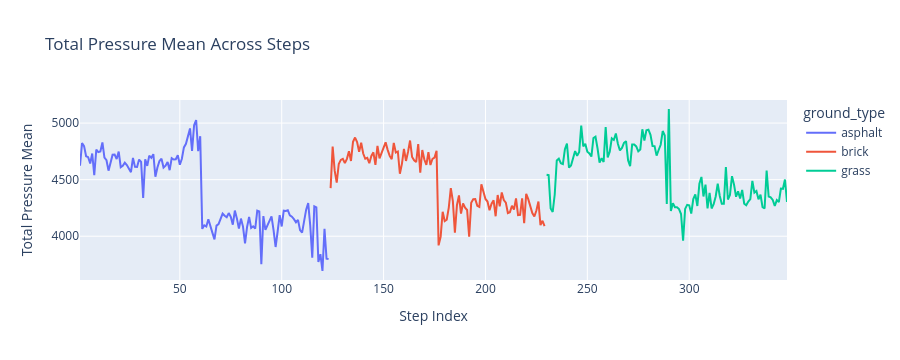

The notebook cell saved with this chart:
### Code cell
df = df.copy()
df["step_index"] = range(1, len(df) + 1)

fig = px.line(
    df,
    x="step_index",
    y="total_pressure_mean",
    color="ground_type",
    title="Total Pressure Mean Across Steps",
    hover_data=df.columns
)

fig.update_layout(
    xaxis_title="Step Index",
    yaxis_title="Total Pressure Mean"
)

fig.show()

### Figure 1 — Plotly figure (JSON) as saved in the notebook; plotly's stock layout.template omitted (floating-point values rounded to 4 significant figures; data arrays with more than 128 entries replaced by an {"elided": "..."} marker saying what was removed)
{"data": [{"customdata": {"elided": "123x61 mixed values"}, "hovertemplate": "ground_type=%{customdata[0]}<br>step_index=%{x}<br>total_pressure_mean=%{y}<br>sole_id=%{customdata[1]}<br>n_samples=%{customdata[2]}<br>duration_s=%{customdata[3]}<br>total_pressure_max=%{customdata[4]}<br>total_pressure_std=%{customdata[5]}<br>total_pressure_auc=%{customdata[6]}<br>pressure_01_mean=%{customdata[7]}<br>pressure_01_max=%{customdata[8]}<br>pressure_01_std=%{customdata[9]}<br>pressure_02_mean=%{customdata[10]}<br>pressure_02_max=%{customdata[11]}<br>pressure_02_std=%{customdata[12]}<br>pressure_03_mean=%{customdata[13]}<br>pressure_03_max=%{customdata[14]}<br>pressure_03_std=%{customdata[15]}<br>pressure_04_mean=%{customdata[16]}<br>pressure_04_max=%{customdata[17]}<br>pressure_04_std=%{customdata[18]}<br>pressure_05_mean=%{customdata[19]}<br>pressure_05_max=%{customdata[20]}<br>pressure_05_std=%{customdata[21]}<br>pressure_06_mean=%{customdata[22]}<br>pressure_06_max=%{customdata[23]}<br>pressure_06_std=%{customdata[24]}<br>pressure_07_mean=%{customdata[25]}<br>pressure_07_max=%{customdata[26]}<br>pressure_07_std=%{customdata[27]}<br>pressure_08_mean=%{customdata[28]}<br>pressure_08_max=%{customdata[29]}<br>pressure_08_std=%{customdata[30]}<br>pressure_09_mean=%{customdata[31]}<br>pressure_09_max=%{customdata[32]}<br>pressure_09_std=%{customdata[33]}<br>pressure_10_mean=%{customdata[34]}<br>pressure_10_max=%{customdata[35]}<br>pressure_10_std=%{customdata[36]}<br>pressure_11_mean=%{customdata[37]}<br>pressure_11_max=%{customdata[38]}<br>pressure_11_std=%{customdata[39]}<br>pressure_12_mean=%{customdata[40]}<br>pressure_12_max=%{customdata[41]}<br>pressure_12_std=%{customdata[42]}<br>accel_x_mean=%{customdata[43]}<br>accel_x_max=%{customdata[44]}<br>accel_x_std=%{customdata[45]}<br>accel_y_mean=%{customdata[46]}<br>accel_y_max=%{customdata[47]}<br>accel_y_std=%{customdata[48]}<br>accel_z_mean=%{customdata[49]}<br>accel_z_max=%{customdata[50]}<br>accel_z_std=%{customdata[51]}<br>gyro_x_mean=%{customdata[52]}<br>gyro_x_max=%{customdata[53]}<br>gyro_x_std=%{customdata[54]}<br>gyro_y_mean=%{customdata[55]}<br>gyro_y_max=%{customdata[56]}<br>gyro_y_std=%{customdata[57]}<br>gyro_z_mean=%{customdata[58]}<br>gyro_z_max=%{customdata[59]}<br>gyro_z_std=%{customdata[60]}<extra></extra>", "legendgroup": "asphalt", "line": {"color": "#636efa", "dash": "solid"}, "marker": {"symbol": "circle"}, "mode": "lines", "name": "asphalt", "orientation": "v", "showlegend": true, "type": "scatter", "x": [1, 2, 3, 4, 5, 6, 7, 8, 9, 10, 11, 12, 13, 14, 15, 16, 17, 18, 19, 20, 21, 22, 23, 24, 25, 26, 27, 28, 29, 30, 31, 32, 33, 34, 35, 36, 37, 38, 39, 40, 41, 42, 43, 44, 45, 46, 47, 48, 49, 50, 51, 52, 53, 54, 55, 56, 57, 58, 59, 60, 61, 62, 63, 64, 65, 66, 67, 68, 69, 70, 71, 72, 73, 74, 75, 76, 77, 78, 79, 80, 81, 82, 83, 84, 85, 86, 87, 88, 89, 90, 91, 92, 93, 94, 95, 96, 97, 98, 99, 100, 101, 102, 103, 104, 105, 106, 107, 108, 109, 110, 111, 112, 113, 114, 115, 116, 117, 118, 119, 120, 121, 122, 123], "xaxis": "x", "y": [4623.0, 4822.0, 4797.0, 4707.0, 4699.0, 4643.0, 4731.0, 4539.0, 4766.0, 4743.0, 4749.0, 4830.0, 4696.0, 4672.0, 4579.0, 4639.0, 4720.0, 4722.0, 4682.0, 4749.0, 4610.0, 4622.0, 4650.0, 4629.0, 4602.0, 4566.0, 4692.0, 4613.0, 4612.0, 4678.0, 4657.0, 4338.0, 4680.0, 4622.0, 4712.0, 4693.0, 4725.0, 4526.0, 4607.0, 4665.0, 4685.0, 4607.0, 4623.0, 4657.0, 4584.0, 4689.0, 4678.0, 4681.0, 4716.0, 4632.0, 4685.0, 4785.0, 4816.0, 4887.0, 4953.0, 4754.0, 4981.0, 5027.0, 4752.0, 4884.0, 4065.0, 4096.0, 4087.0, 4150.0, 4079.0, 4029.0, 3972.0, 4094.0, 4107.0, 4162.0, 4199.0, 4180.0, 4168.0, 4205.0, 4171.0, 4102.0, 4227.0, 4157.0, 4067.0, 4156.0, 4085.0, 3936.0, 4082.0, 4170.0, 4073.0, 4088.0, 4067.0, 4225.0, 4218.0, 3752.0, 4178.0, 4056.0, 4098.0, 4134.0, 4175.0, 4053.0, 3905.0, 4042.0, 4187.0, 4086.0, 4226.0, 4223.0, 4230.0, 4185.0, 4172.0, 4151.0, 4123.0, 4144.0, 4054.0, 4032.0, 4143.0, 4235.0, 4293.0, 4096.0, 3810.0, 4264.0, 4254.0, 3773.0, 3842.0, 3693.0, 4066.0, 3802.0, 3799.0], "yaxis": "y"}, {"customdata": {"elided": "106x61 mixed values"}, "hovertemplate": "ground_type=%{customdata[0]}<br>step_index=%{x}<br>total_pressure_mean=%{y}<br>sole_id=%{customdata[1]}<br>n_samples=%{customdata[2]}<br>duration_s=%{customdata[3]}<br>total_pressure_max=%{customdata[4]}<br>total_pressure_std=%{customdata[5]}<br>total_pressure_auc=%{customdata[6]}<br>pressure_01_mean=%{customdata[7]}<br>pressure_01_max=%{customdata[8]}<br>pressure_01_std=%{customdata[9]}<br>pressure_02_mean=%{customdata[10]}<br>pressure_02_max=%{customdata[11]}<br>pressure_02_std=%{customdata[12]}<br>pressure_03_mean=%{customdata[13]}<br>pressure_03_max=%{customdata[14]}<br>pressure_03_std=%{customdata[15]}<br>pressure_04_mean=%{customdata[16]}<br>pressure_04_max=%{customdata[17]}<br>pressure_04_std=%{customdata[18]}<br>pressure_05_mean=%{customdata[19]}<br>pressure_05_max=%{customdata[20]}<br>pressure_05_std=%{customdata[21]}<br>pressure_06_mean=%{customdata[22]}<br>pressure_06_max=%{customdata[23]}<br>pressure_06_std=%{customdata[24]}<br>pressure_07_mean=%{customdata[25]}<br>pressure_07_max=%{customdata[26]}<br>pressure_07_std=%{customdata[27]}<br>pressure_08_mean=%{customdata[28]}<br>pressure_08_max=%{customdata[29]}<br>pressure_08_std=%{customdata[30]}<br>pressure_09_mean=%{customdata[31]}<br>pressure_09_max=%{customdata[32]}<br>pressure_09_std=%{customdata[33]}<br>pressure_10_mean=%{customdata[34]}<br>pressure_10_max=%{customdata[35]}<br>pressure_10_std=%{customdata[36]}<br>pressure_11_mean=%{customdata[37]}<br>pressure_11_max=%{customdata[38]}<br>pressure_11_std=%{customdata[39]}<br>pressure_12_mean=%{customdata[40]}<br>pressure_12_max=%{customdata[41]}<br>pressure_12_std=%{customdata[42]}<br>accel_x_mean=%{customdata[43]}<br>accel_x_max=%{customdata[44]}<br>accel_x_std=%{customdata[45]}<br>accel_y_mean=%{customdata[46]}<br>accel_y_max=%{customdata[47]}<br>accel_y_std=%{customdata[48]}<br>accel_z_mean=%{customdata[49]}<br>accel_z_max=%{customdata[50]}<br>accel_z_std=%{customdata[51]}<br>gyro_x_mean=%{customdata[52]}<br>gyro_x_max=%{customdata[53]}<br>gyro_x_std=%{customdata[54]}<br>gyro_y_mean=%{customdata[55]}<br>gyro_y_max=%{customdata[56]}<br>gyro_y_std=%{customdata[57]}<br>gyro_z_mean=%{customdata[58]}<br>gyro_z_max=%{customdata[59]}<br>gyro_z_std=%{customdata[60]}<extra></extra>", "legendgroup": "brick", "line": {"color": "#EF553B", "dash": "solid"}, "marker": {"symbol": "circle"}, "mode": "lines", "name": "brick", "orientation": "v", "showlegend": true, "type": "scatter", "x": [124, 125, 126, 127, 128, 129, 130, 131, 132, 133, 134, 135, 136, 137, 138, 139, 140, 141, 142, 143, 144, 145, 146, 147, 148, 149, 150, 151, 152, 153, 154, 155, 156, 157, 158, 159, 160, 161, 162, 163, 164, 165, 166, 167, 168, 169, 170, 171, 172, 173, 174, 175, 176, 177, 178, 179, 180, 181, 182, 183, 184, 185, 186, 187, 188, 189, 190, 191, 192, 193, 194, 195, 196, 197, 198, 199, 200, 201, 202, 203, 204, 205, 206, 207, 208, 209, 210, 211, 212, 213, 214, 215, 216, 217, 218, 219, 220, 221, 222, 223, 224, 225, 226, 227, 228, 229], "xaxis": "x", "y": [4425.0, 4792.0, 4579.0, 4473.0, 4639.0, 4675.0, 4684.0, 4645.0, 4684.0, 4751.0, 4665.0, 4835.0, 4872.0, 4831.0, 4746.0, 4826.0, 4731.0, 4685.0, 4693.0, 4645.0, 4709.0, 4741.0, 4630.0, 4799.0, 4689.0, 4738.0, 4778.0, 4830.0, 4764.0, 4710.0, 4681.0, 4825.0, 4740.0, 4749.0, 4552.0, 4640.0, 4773.0, 4665.0, 4745.0, 4846.0, 4700.0, 4672.0, 4656.0, 4815.0, 4561.0, 4762.0, 4678.0, 4631.0, 4742.0, 4630.0, 4684.0, 4695.0, 4755.0, 3919.0, 3994.0, 4217.0, 4134.0, 4147.0, 4253.0, 4425.0, 4310.0, 4032.0, 4274.0, 4360.0, 4200.0, 4290.0, 4252.0, 4232.0, 3995.0, 4295.0, 4326.0, 4328.0, 4269.0, 4260.0, 4459.0, 4403.0, 4330.0, 4307.0, 4230.0, 4287.0, 4317.0, 4176.0, 4365.0, 4264.0, 4387.0, 4320.0, 4297.0, 4205.0, 4212.0, 4270.0, 4236.0, 4334.0, 4187.0, 4189.0, 4335.0, 4114.0, 4375.0, 4328.0, 4273.0, 4204.0, 4174.0, 4228.0, 4307.0, 4098.0, 4137.0, 4090.0], "yaxis": "y"}, {"customdata": {"elided": "119x61 mixed values"}, "hovertemplate": "ground_type=%{customdata[0]}<br>step_index=%{x}<br>total_pressure_mean=%{y}<br>sole_id=%{customdata[1]}<br>n_samples=%{customdata[2]}<br>duration_s=%{customdata[3]}<br>total_pressure_max=%{customdata[4]}<br>total_pressure_std=%{customdata[5]}<br>total_pressure_auc=%{customdata[6]}<br>pressure_01_mean=%{customdata[7]}<br>pressure_01_max=%{customdata[8]}<br>pressure_01_std=%{customdata[9]}<br>pressure_02_mean=%{customdata[10]}<br>pressure_02_max=%{customdata[11]}<br>pressure_02_std=%{customdata[12]}<br>pressure_03_mean=%{customdata[13]}<br>pressure_03_max=%{customdata[14]}<br>pressure_03_std=%{customdata[15]}<br>pressure_04_mean=%{customdata[16]}<br>pressure_04_max=%{customdata[17]}<br>pressure_04_std=%{customdata[18]}<br>pressure_05_mean=%{customdata[19]}<br>pressure_05_max=%{customdata[20]}<br>pressure_05_std=%{customdata[21]}<br>pressure_06_mean=%{customdata[22]}<br>pressure_06_max=%{customdata[23]}<br>pressure_06_std=%{customdata[24]}<br>pressure_07_mean=%{customdata[25]}<br>pressure_07_max=%{customdata[26]}<br>pressure_07_std=%{customdata[27]}<br>pressure_08_mean=%{customdata[28]}<br>pressure_08_max=%{customdata[29]}<br>pressure_08_std=%{customdata[30]}<br>pressure_09_mean=%{customdata[31]}<br>pressure_09_max=%{customdata[32]}<br>pressure_09_std=%{customdata[33]}<br>pressure_10_mean=%{customdata[34]}<br>pressure_10_max=%{customdata[35]}<br>pressure_10_std=%{customdata[36]}<br>pressure_11_mean=%{customdata[37]}<br>pressure_11_max=%{customdata[38]}<br>pressure_11_std=%{customdata[39]}<br>pressure_12_mean=%{customdata[40]}<br>pressure_12_max=%{customdata[41]}<br>pressure_12_std=%{customdata[42]}<br>accel_x_mean=%{customdata[43]}<br>accel_x_max=%{customdata[44]}<br>accel_x_std=%{customdata[45]}<br>accel_y_mean=%{customdata[46]}<br>accel_y_max=%{customdata[47]}<br>accel_y_std=%{customdata[48]}<br>accel_z_mean=%{customdata[49]}<br>accel_z_max=%{customdata[50]}<br>accel_z_std=%{customdata[51]}<br>gyro_x_mean=%{customdata[52]}<br>gyro_x_max=%{customdata[53]}<br>gyro_x_std=%{customdata[54]}<br>gyro_y_mean=%{customdata[55]}<br>gyro_y_max=%{customdata[56]}<br>gyro_y_std=%{customdata[57]}<br>gyro_z_mean=%{customdata[58]}<br>gyro_z_max=%{customdata[59]}<br>gyro_z_std=%{customdata[60]}<extra></extra>", "legendgroup": "grass", "line": {"color": "#00cc96", "dash": "solid"}, "marker": {"symbol": "circle"}, "mode": "lines", "name": "grass", "orientation": "v", "showlegend": true, "type": "scatter", "x": [230, 231, 232, 233, 234, 235, 236, 237, 238, 239, 240, 241, 242, 243, 244, 245, 246, 247, 248, 249, 250, 251, 252, 253, 254, 255, 256, 257, 258, 259, 260, 261, 262, 263, 264, 265, 266, 267, 268, 269, 270, 271, 272, 273, 274, 275, 276, 277, 278, 279, 280, 281, 282, 283, 284, 285, 286, 287, 288, 289, 290, 291, 292, 293, 294, 295, 296, 297, 298, 299, 300, 301, 302, 303, 304, 305, 306, 307, 308, 309, 310, 311, 312, 313, 314, 315, 316, 317, 318, 319, 320, 321, 322, 323, 324, 325, 326, 327, 328, 329, 330, 331, 332, 333, 334, 335, 336, 337, 338, 339, 340, 341, 342, 343, 344, 345, 346, 347, 348], "xaxis": "x", "y": [4543.0, 4540.0, 4245.0, 4215.0, 4369.0, 4670.0, 4685.0, 4646.0, 4637.0, 4770.0, 4819.0, 4606.0, 4625.0, 4680.0, 4753.0, 4711.0, 4744.0, 4977.0, 4793.0, 4817.0, 4747.0, 4732.0, 4704.0, 4868.0, 4880.0, 4778.0, 4651.0, 4690.0, 4657.0, 4965.0, 4696.0, 4747.0, 4865.0, 4851.0, 4908.0, 4818.0, 4758.0, 4780.0, 4826.0, 4840.0, 4671.0, 4619.0, 4810.0, 4810.0, 4794.0, 4750.0, 4767.0, 4946.0, 4846.0, 4936.0, 4942.0, 4896.0, 4798.0, 4796.0, 4712.0, 4762.0, 4808.0, 4930.0, 4890.0, 4285.0, 5125.0, 4224.0, 4292.0, 4256.0, 4256.0, 4240.0, 4197.0, 3960.0, 4242.0, 4277.0, 4273.0, 4200.0, 4329.0, 4371.0, 4267.0, 4463.0, 4524.0, 4351.0, 4456.0, 4246.0, 4384.0, 4245.0, 4283.0, 4352.0, 4464.0, 4356.0, 4286.0, 4286.0, 4611.0, 4325.0, 4364.0, 4531.0, 4456.0, 4349.0, 4396.0, 4334.0, 4409.0, 4288.0, 4273.0, 4306.0, 4327.0, 4489.0, 4386.0, 4400.0, 4326.0, 4366.0, 4257.0, 4245.0, 4580.0, 4351.0, 4344.0, 4321.0, 4267.0, 4319.0, 4302.0, 4421.0, 4419.0, 4501.0, 4303.0], "yaxis": "y"}], "layout": {"autosize": true, "height": 360, "legend": {"title": {"text": "ground_type"}, "tracegroupgap": 0}, "title": {"text": "Total Pressure Mean Across Steps"}, "xaxis": {"anchor": "y", "autorange": true, "domain": [0, 1], "range": [1, 348], "title": {"text": "Step Index"}, "type": "linear"}, "yaxis": {"anchor": "x", "autorange": true, "domain": [0, 1], "range": [3613.0, 5204.0], "title": {"text": "Total Pressure Mean"}, "type": "linear"}}}
